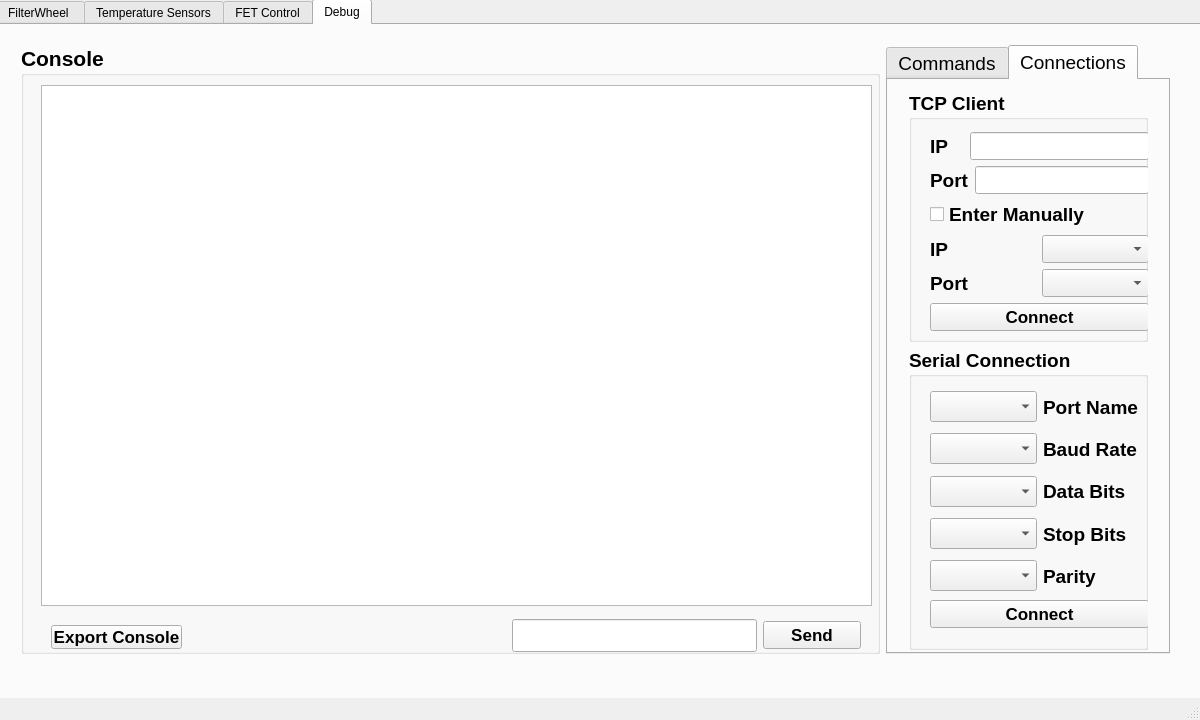
<?xml version="1.0" encoding="UTF-8"?>
<ui version="4.0">
 <class>MainWindow</class>
 <widget class="QMainWindow" name="MainWindow">
  <property name="geometry">
   <rect>
    <x>0</x>
    <y>0</y>
    <width>1200</width>
    <height>720</height>
   </rect>
  </property>
  <property name="maximumSize">
   <size>
    <width>1920</width>
    <height>1200</height>
   </size>
  </property>
  <property name="windowTitle">
   <string>MainWindow</string>
  </property>
  <property name="windowIcon">
   <iconset resource="icons.qrc">
    <normaloff>:/icons/DTU_red-blue.ico</normaloff>:/icons/DTU_red-blue.ico</iconset>
  </property>
  <widget class="QWidget" name="centralWidget">
   <widget class="QTabWidget" name="tabWidget">
    <property name="geometry">
     <rect>
      <x>-4</x>
      <y>-1</y>
      <width>1211</width>
      <height>701</height>
     </rect>
    </property>
    <property name="tabShape">
     <enum>QTabWidget::Rounded</enum>
    </property>
    <property name="currentIndex">
     <number>3</number>
    </property>
    <property name="elideMode">
     <enum>Qt::ElideNone</enum>
    </property>
    <property name="tabBarAutoHide">
     <bool>false</bool>
    </property>
    <widget class="QWidget" name="tab_2">
     <attribute name="title">
      <string>FilterWheel </string>
     </attribute>
    </widget>
    <widget class="QWidget" name="tab">
     <attribute name="title">
      <string>Temperature Sensors</string>
     </attribute>
    </widget>
    <widget class="QWidget" name="tab_3">
     <attribute name="title">
      <string>FET Control</string>
     </attribute>
    </widget>
    <widget class="QWidget" name="Debug_tab">
     <attribute name="title">
      <string>Debug</string>
     </attribute>
     <widget class="QWidget" name="layoutWidget">
      <property name="geometry">
       <rect>
        <x>12</x>
        <y>9</y>
        <width>1171</width>
        <height>631</height>
       </rect>
      </property>
      <layout class="QHBoxLayout" name="horizontalLayout" stretch="100,33">
       <item>
        <widget class="QGroupBox" name="Console_groupBox">
         <property name="font">
          <font>
           <pointsize>16</pointsize>
           <weight>75</weight>
           <bold>true</bold>
           <underline>false</underline>
           <strikeout>false</strikeout>
          </font>
         </property>
         <property name="title">
          <string>Console</string>
         </property>
         <widget class="QTextEdit" name="Console_textEdit">
          <property name="geometry">
           <rect>
            <x>20</x>
            <y>40</y>
            <width>831</width>
            <height>521</height>
           </rect>
          </property>
          <property name="font">
           <font>
            <pointsize>16</pointsize>
            <weight>75</weight>
            <bold>true</bold>
            <underline>false</underline>
            <strikeout>false</strikeout>
           </font>
          </property>
          <property name="frameShape">
           <enum>QFrame::StyledPanel</enum>
          </property>
          <property name="frameShadow">
           <enum>QFrame::Sunken</enum>
          </property>
          <property name="lineWidth">
           <number>1</number>
          </property>
          <property name="midLineWidth">
           <number>0</number>
          </property>
          <property name="readOnly">
           <bool>true</bool>
          </property>
         </widget>
         <widget class="QWidget" name="layoutWidget">
          <property name="geometry">
           <rect>
            <x>480</x>
            <y>560</y>
            <width>371</width>
            <height>61</height>
           </rect>
          </property>
          <layout class="QHBoxLayout" name="ConsoleCommand_horizontalLayout" stretch="100,40">
           <item>
            <widget class="QLineEdit" name="Console_lineEdit"/>
           </item>
           <item>
            <widget class="QPushButton" name="ConsoleSend_pushButton">
             <property name="font">
              <font>
               <pointsize>13</pointsize>
               <weight>75</weight>
               <bold>true</bold>
               <underline>false</underline>
               <strikeout>false</strikeout>
              </font>
             </property>
             <property name="text">
              <string>Send</string>
             </property>
            </widget>
           </item>
          </layout>
         </widget>
         <widget class="QPushButton" name="exportConsole_pushButton">
          <property name="geometry">
           <rect>
            <x>30</x>
            <y>580</y>
            <width>131</width>
            <height>24</height>
           </rect>
          </property>
          <property name="font">
           <font>
            <pointsize>13</pointsize>
            <weight>75</weight>
            <bold>true</bold>
            <underline>false</underline>
            <strikeout>false</strikeout>
           </font>
          </property>
          <property name="text">
           <string>Export Console</string>
          </property>
         </widget>
        </widget>
       </item>
       <item>
        <widget class="QTabWidget" name="Debug_tabWidget">
         <property name="font">
          <font>
           <pointsize>14</pointsize>
          </font>
         </property>
         <property name="tabPosition">
          <enum>QTabWidget::North</enum>
         </property>
         <property name="tabShape">
          <enum>QTabWidget::Rounded</enum>
         </property>
         <property name="currentIndex">
          <number>1</number>
         </property>
         <widget class="QWidget" name="Commands_tab">
          <attribute name="title">
           <string>Commands</string>
          </attribute>
          <widget class="QWidget" name="layoutWidget">
           <property name="geometry">
            <rect>
             <x>17</x>
             <y>21</y>
             <width>251</width>
             <height>571</height>
            </rect>
           </property>
           <layout class="QVBoxLayout" name="verticalLayout" stretch="100,10">
            <item>
             <widget class="QTreeView" name="Commands_treeView">
              <property name="frameShape">
               <enum>QFrame::StyledPanel</enum>
              </property>
              <property name="frameShadow">
               <enum>QFrame::Plain</enum>
              </property>
              <property name="lineWidth">
               <number>5</number>
              </property>
              <property name="animated">
               <bool>false</bool>
              </property>
             </widget>
            </item>
            <item>
             <layout class="QHBoxLayout" name="Command_buttons_horizontalLayout" stretch="0,0">
              <property name="leftMargin">
               <number>5</number>
              </property>
              <property name="rightMargin">
               <number>5</number>
              </property>
              <item>
               <widget class="QPushButton" name="Command_Save_pushButton">
                <property name="font">
                 <font>
                  <pointsize>13</pointsize>
                  <weight>75</weight>
                  <bold>true</bold>
                 </font>
                </property>
                <property name="text">
                 <string>Save </string>
                </property>
               </widget>
              </item>
              <item>
               <widget class="QPushButton" name="Command_Import_pushButton">
                <property name="font">
                 <font>
                  <pointsize>13</pointsize>
                  <weight>75</weight>
                  <bold>true</bold>
                 </font>
                </property>
                <property name="text">
                 <string>Import</string>
                </property>
               </widget>
              </item>
             </layout>
            </item>
           </layout>
          </widget>
         </widget>
         <widget class="QWidget" name="Connections_tab">
          <attribute name="title">
           <string>Connections</string>
          </attribute>
          <widget class="QWidget" name="layoutWidget">
           <property name="geometry">
            <rect>
             <x>10</x>
             <y>0</y>
             <width>261</width>
             <height>581</height>
            </rect>
           </property>
           <layout class="QVBoxLayout" name="verticalLayout_3" stretch="5,6">
            <item>
             <widget class="QGroupBox" name="TCP_Connection_groupBox">
              <property name="font">
               <font>
                <pointsize>14</pointsize>
                <weight>75</weight>
                <bold>true</bold>
               </font>
              </property>
              <property name="title">
               <string>TCP Client</string>
              </property>
              <widget class="QWidget" name="layoutWidget">
               <property name="geometry">
                <rect>
                 <x>10</x>
                 <y>30</y>
                 <width>241</width>
                 <height>221</height>
                </rect>
               </property>
               <layout class="QVBoxLayout" name="TCP_Connetcion_verticalLayout">
                <item>
                 <layout class="QVBoxLayout" name="TCP_ManualInput_verticalLayout">
                  <item>
                   <layout class="QHBoxLayout" name="TCP_ManualInput_IP_horizontalLayout">
                    <property name="spacing">
                     <number>22</number>
                    </property>
                    <item>
                     <widget class="QLabel" name="TCP_ManualInput_IP_label">
                      <property name="text">
                       <string>IP</string>
                      </property>
                     </widget>
                    </item>
                    <item>
                     <widget class="QLineEdit" name="TCP_ManualInput_IP_lineEdit"/>
                    </item>
                   </layout>
                  </item>
                  <item>
                   <layout class="QHBoxLayout" name="TCP_ManualInput_Port_horizontalLayout">
                    <item>
                     <widget class="QLabel" name="TCP_ManualInput_Port_label">
                      <property name="text">
                       <string>Port</string>
                      </property>
                     </widget>
                    </item>
                    <item>
                     <widget class="QLineEdit" name="TCP_ManualInput_Port_lineEdit"/>
                    </item>
                   </layout>
                  </item>
                 </layout>
                </item>
                <item>
                 <widget class="QCheckBox" name="TCP_EnableManualInput_checkBox">
                  <property name="text">
                   <string>Enter Manually</string>
                  </property>
                 </widget>
                </item>
                <item>
                 <layout class="QVBoxLayout" name="TCP_Select_verticalLayout">
                  <item>
                   <layout class="QHBoxLayout" name="TCP_Select_IP_horizontalLayout">
                    <item>
                     <widget class="QLabel" name="TCP_Select_IP_label">
                      <property name="text">
                       <string>IP</string>
                      </property>
                     </widget>
                    </item>
                    <item>
                     <widget class="QComboBox" name="TCP_Select_IP_comboBox"/>
                    </item>
                   </layout>
                  </item>
                  <item>
                   <layout class="QHBoxLayout" name="TCP_Select_Port_horizontalLayout">
                    <item>
                     <widget class="QLabel" name="TCP_Select_Port_label">
                      <property name="text">
                       <string>Port</string>
                      </property>
                     </widget>
                    </item>
                    <item>
                     <widget class="QComboBox" name="TCP_Select_Port_comboBox"/>
                    </item>
                   </layout>
                  </item>
                 </layout>
                </item>
                <item>
                 <widget class="QPushButton" name="TCP_Connect_pushButton">
                  <property name="font">
                   <font>
                    <pointsize>13</pointsize>
                    <weight>75</weight>
                    <bold>true</bold>
                    <underline>false</underline>
                    <strikeout>false</strikeout>
                   </font>
                  </property>
                  <property name="text">
                   <string>Connect</string>
                  </property>
                 </widget>
                </item>
               </layout>
              </widget>
             </widget>
            </item>
            <item>
             <widget class="QGroupBox" name="SerialConnection_groupBox">
              <property name="enabled">
               <bool>true</bool>
              </property>
              <property name="font">
               <font>
                <pointsize>14</pointsize>
                <weight>75</weight>
                <bold>true</bold>
               </font>
              </property>
              <property name="title">
               <string>Serial Connection</string>
              </property>
              <widget class="QWidget" name="layoutWidget">
               <property name="geometry">
                <rect>
                 <x>10</x>
                 <y>30</y>
                 <width>241</width>
                 <height>261</height>
                </rect>
               </property>
               <layout class="QVBoxLayout" name="SerialComboBox_ConnectBut_verticalLayout" stretch="0,0">
                <item>
                 <layout class="QVBoxLayout" name="SerialComboBox_verticalLayout">
                  <item>
                   <layout class="QHBoxLayout" name="PortName_horizontalLayout">
                    <item>
                     <widget class="QComboBox" name="PortName_comboBox"/>
                    </item>
                    <item>
                     <widget class="QLabel" name="PortName_label">
                      <property name="text">
                       <string>Port Name</string>
                      </property>
                     </widget>
                    </item>
                   </layout>
                  </item>
                  <item>
                   <layout class="QHBoxLayout" name="BaudRate_horizontalLayout">
                    <item>
                     <widget class="QComboBox" name="BaudRate_comboBox"/>
                    </item>
                    <item>
                     <widget class="QLabel" name="BaudRate_label">
                      <property name="text">
                       <string>Baud Rate</string>
                      </property>
                     </widget>
                    </item>
                   </layout>
                  </item>
                  <item>
                   <layout class="QHBoxLayout" name="DataBits_horizontalLayout">
                    <item>
                     <widget class="QComboBox" name="DataBits_comboBox"/>
                    </item>
                    <item>
                     <widget class="QLabel" name="DataBits_label">
                      <property name="text">
                       <string>Data Bits</string>
                      </property>
                     </widget>
                    </item>
                   </layout>
                  </item>
                  <item>
                   <layout class="QHBoxLayout" name="StopBits_horizontalLayout">
                    <item>
                     <widget class="QComboBox" name="StopBits_comboBox"/>
                    </item>
                    <item>
                     <widget class="QLabel" name="StopBits_label">
                      <property name="text">
                       <string>Stop Bits</string>
                      </property>
                     </widget>
                    </item>
                   </layout>
                  </item>
                  <item>
                   <layout class="QHBoxLayout" name="Parity_horizontalLayout">
                    <item>
                     <widget class="QComboBox" name="Parity_comboBox"/>
                    </item>
                    <item>
                     <widget class="QLabel" name="Parity_label">
                      <property name="text">
                       <string>Parity</string>
                      </property>
                     </widget>
                    </item>
                   </layout>
                  </item>
                 </layout>
                </item>
                <item>
                 <widget class="QPushButton" name="Connect_pushButton">
                  <property name="font">
                   <font>
                    <pointsize>13</pointsize>
                    <weight>75</weight>
                    <bold>true</bold>
                   </font>
                  </property>
                  <property name="text">
                   <string>Connect</string>
                  </property>
                 </widget>
                </item>
               </layout>
              </widget>
             </widget>
            </item>
           </layout>
          </widget>
         </widget>
        </widget>
       </item>
      </layout>
     </widget>
    </widget>
   </widget>
  </widget>
  <widget class="QMenuBar" name="menuBar">
   <property name="geometry">
    <rect>
     <x>0</x>
     <y>0</y>
     <width>1200</width>
     <height>21</height>
    </rect>
   </property>
  </widget>
  <widget class="QStatusBar" name="statusBar">
   <property name="enabled">
    <bool>false</bool>
   </property>
  </widget>
  <action name="actionSo">
   <property name="text">
    <string>connect</string>
   </property>
  </action>
  <action name="actionPorts">
   <property name="text">
    <string>Ports</string>
   </property>
  </action>
  <action name="actionBaud">
   <property name="text">
    <string>Baud</string>
   </property>
  </action>
 </widget>
 <layoutdefault spacing="6" margin="11"/>
 <resources>
  <include location="icons.qrc"/>
 </resources>
 <connections/>
</ui>
